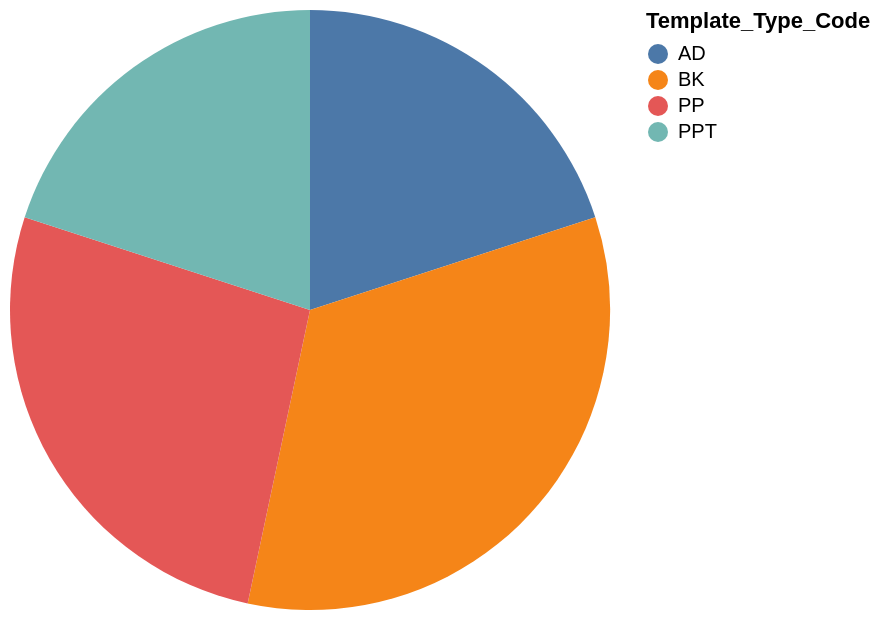

Express this chart as Vega-Lite.
### Vega-Lite specification from a JSON file in a GitHub repository (floating-point values rounded to 4 significant figures)
{"data": {"values": [{"x_data": "AD", "y_data": 3}, {"x_data": "BK", "y_data": 5}, {"x_data": "PP", "y_data": 4}, {"x_data": "PPT", "y_data": 3}]}, "mark": "arc", "encoding": {"theta": {"field": "y_data", "type": "quantitative", "title": "count(*)"}, "color": {"field": "x_data", "type": "nominal", "title": "Template_Type_Code"}}}
